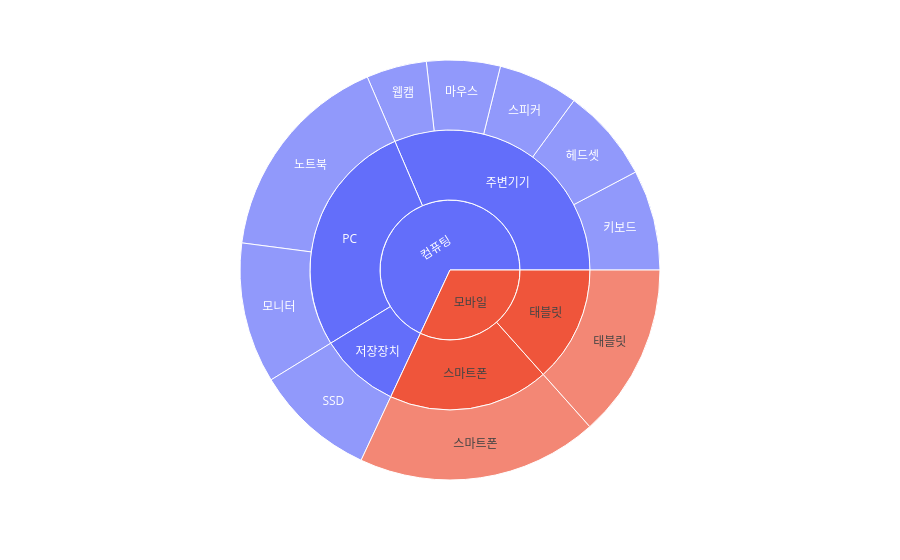

This figure's notebook cell:
### Code cell
fig = px.sunburst(
    product_df,
    path=[
        'department',
        'category',
        'product'
    ],
    values='sales',
)

fig.show()

### Figure 1 — Plotly figure (JSON) as saved in the notebook; plotly's stock layout.template omitted (floating-point values rounded to 4 significant figures)
{"data": [{"branchvalues": "total", "domain": {"x": [0.0, 1.0], "y": [0.0, 1.0]}, "hovertemplate": "labels=%{label}<br>sales=%{value}<br>parent=%{parent}<br>id=%{id}<extra></extra>", "ids": ["컴퓨팅/PC/노트북", "컴퓨팅/PC/모니터", "컴퓨팅/주변기기/키보드", "컴퓨팅/주변기기/마우스", "모바일/태블릿/태블릿", "컴퓨팅/주변기기/헤드셋", "컴퓨팅/주변기기/웹캠", "컴퓨팅/주변기기/스피커", "컴퓨팅/저장장치/SSD", "모바일/스마트폰/스마트폰", "컴퓨팅/PC", "컴퓨팅/주변기기", "모바일/태블릿", "컴퓨팅/저장장치", "모바일/스마트폰", "컴퓨팅", "모바일"], "labels": ["노트북", "모니터", "키보드", "마우스", "태블릿", "헤드셋", "웹캠", "스피커", "SSD", "스마트폰", "PC", "주변기기", "태블릿", "저장장치", "스마트폰", "컴퓨팅", "모바일"], "name": "", "parents": ["컴퓨팅/PC", "컴퓨팅/PC", "컴퓨팅/주변기기", "컴퓨팅/주변기기", "모바일/태블릿", "컴퓨팅/주변기기", "컴퓨팅/주변기기", "컴퓨팅/주변기기", "컴퓨팅/저장장치", "모바일/스마트폰", "컴퓨팅", "컴퓨팅", "모바일", "컴퓨팅", "모바일", "", ""], "values": [320.0, 210.0, 150.0, 110.0, 260.0, 140.0, 90.0, 120.0, 180.0, 360.0, 530.0, 610.0, 260.0, 180.0, 360.0, 1320.0, 620.0], "type": "sunburst"}], "layout": {"legend": {"tracegroupgap": 0}, "margin": {"t": 60}}}
